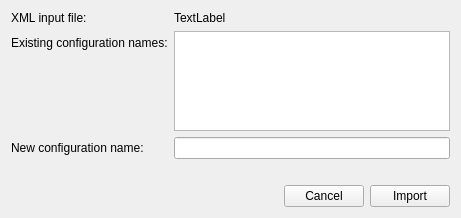
<?xml version="1.0" encoding="UTF-8"?>
<ui version="4.0">
 <class>ImportConfigurationFile</class>
 <widget class="QWidget" name="ImportConfigurationFile">
  <property name="geometry">
   <rect>
    <x>0</x>
    <y>0</y>
    <width>461</width>
    <height>218</height>
   </rect>
  </property>
  <property name="windowTitle">
   <string>Form</string>
  </property>
  <layout class="QVBoxLayout" name="verticalLayout">
   <item>
    <layout class="QFormLayout" name="formLayout">
     <item row="0" column="0">
      <widget class="QLabel" name="label_XML">
       <property name="text">
        <string>XML input file:</string>
       </property>
      </widget>
     </item>
     <item row="0" column="1">
      <widget class="QLabel" name="label_File">
       <property name="text">
        <string>TextLabel</string>
       </property>
      </widget>
     </item>
     <item row="1" column="0">
      <widget class="QLabel" name="label_ExistingConfigurationNames">
       <property name="text">
        <string>Existing configuration names:</string>
       </property>
      </widget>
     </item>
     <item row="2" column="0">
      <widget class="QLabel" name="label_ConfigurationName">
       <property name="text">
        <string>New configuration name:</string>
       </property>
      </widget>
     </item>
     <item row="4" column="1">
      <layout class="QHBoxLayout" name="horizontalLayout">
       <item>
        <spacer name="horizontalSpacer">
         <property name="orientation">
          <enum>Qt::Horizontal</enum>
         </property>
         <property name="sizeHint" stdset="0">
          <size>
           <width>40</width>
           <height>20</height>
          </size>
         </property>
        </spacer>
       </item>
       <item>
        <widget class="QPushButton" name="pushButton_Cancel">
         <property name="text">
          <string>Cancel</string>
         </property>
        </widget>
       </item>
       <item>
        <widget class="QPushButton" name="pushButton_Import">
         <property name="text">
          <string>Import</string>
         </property>
        </widget>
       </item>
      </layout>
     </item>
     <item row="3" column="1">
      <widget class="QLabel" name="label_vspace">
       <property name="text">
        <string/>
       </property>
      </widget>
     </item>
     <item row="2" column="1">
      <widget class="QLineEdit" name="lineEdit_ConfigurationName"/>
     </item>
     <item row="1" column="1">
      <widget class="QTableWidget" name="tableWidget_ExistingConfigurationNames"/>
     </item>
    </layout>
   </item>
  </layout>
 </widget>
 <resources/>
 <connections/>
</ui>
